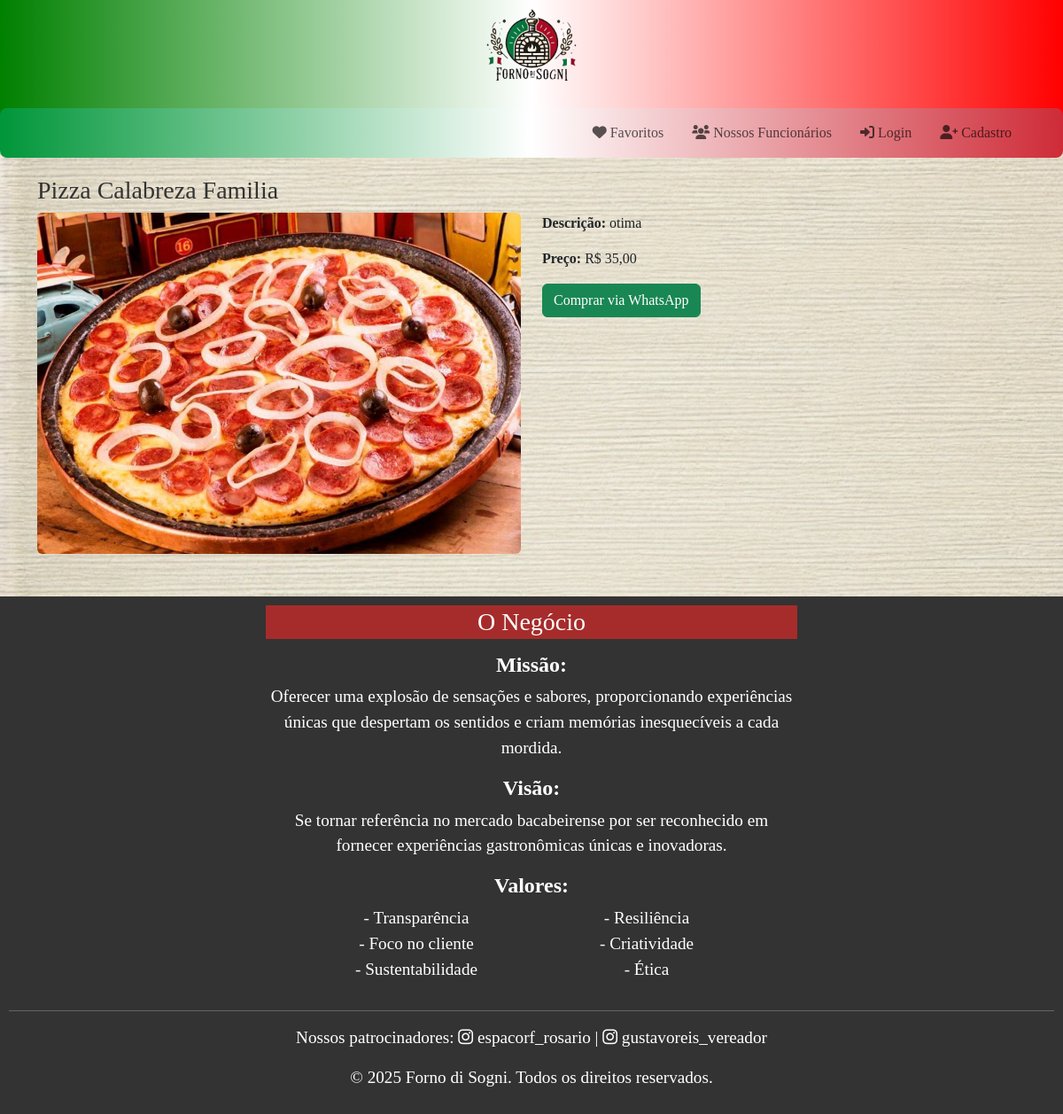
The app's page /detalhes/prato/1, older data.
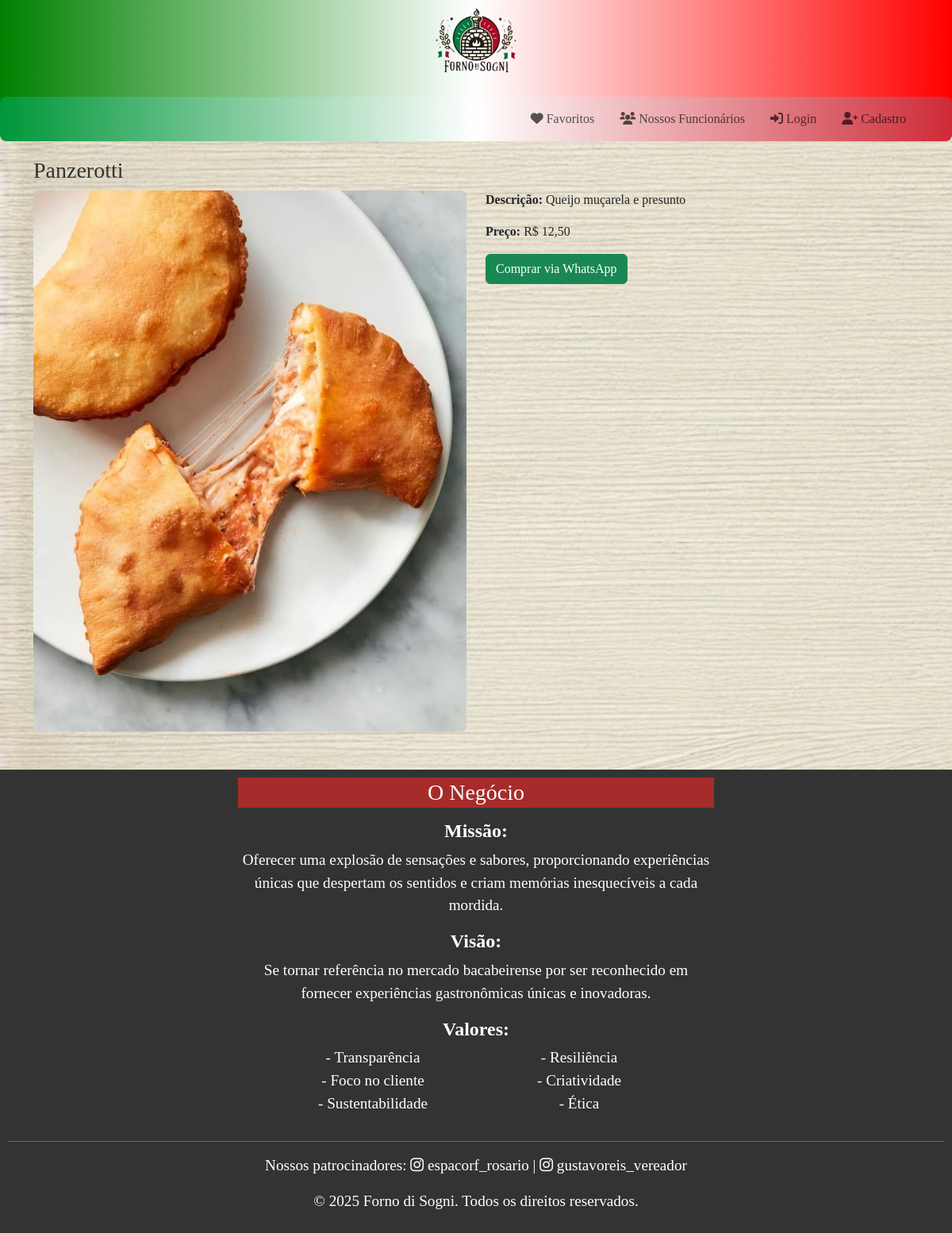
The same page, newer data.
### main.py (models this page shows)
class Prato(db.Model):
    id = db.Column(db.Integer, primary_key=True)
    nome = db.Column(db.String(100), nullable=False)
    descricao = db.Column(db.Text, nullable=True)
    preco = db.Column(db.Float, nullable=False)
    imagem = db.Column(db.String(120), nullable=True)
    favoritos = db.relationship('Favorito', back_populates='prato', cascade="all, delete")

### main.py (the view)
@app.route('/detalhes/prato/<int:prato_id>', methods=['GET'])
def detalhes_prato(prato_id):
    prato = Prato.query.get(prato_id)  # Função para buscar o prato pelo ID
    return render_template('Cliente/detalhes.html', item=prato)

### templates/Cliente/detalhes.html (shortened to what the changed rows need)
<!DOCTYPE html>
<html lang="pt-br">
<head>
    <link href="https://cdn.jsdelivr.net/npm/bootstrap@5.3.0-alpha3/dist/css/bootstrap.min.css" rel="stylesheet">
    <link rel="stylesheet" href="https://cdnjs.cloudflare.com/ajax/libs/font-awesome/6.0.0-beta3/css/all.min.css">
    <link rel="stylesheet" href="{{ url_for('static', filename='css/styles_home.css') }}">
</head>
<body>
    <main>
        <section id="detalhes" class="container my-5">
            <h2>{{ item.nome }}</h2>
            <div class="row">
                <div class="col-md-6">
                    <img src="{{ url_for('static', filename='img/' + item.imagem) }}" alt="{{ item.nome }}" class="img-fluid rounded">
                </div>
                <div class="col-md-6">
                    <p><strong>Descrição:</strong> {{ item.descricao }}</p>
                    <p><strong>Preço:</strong> R$ {{ "{:,.2f}".format(item.preco).replace(".", ",") }}</p>
                    <a href="https://wa.me/559885623391{{ item.whatsapp }}" target="_blank" class="btn btn-success">
                        Comprar via WhatsApp
                    </a>
                </div>
            </div>
        </section>
    </main>
</body>
</html>

Row changes from the older to the newer data that the page shows:
changed Prato: nome "Pizza Calabreza Familia" → "Panzerotti"; imagem: a different picture; descricao "otima" → "Queijo muçarela e presunto"; preco "35,00" → "12,50"
